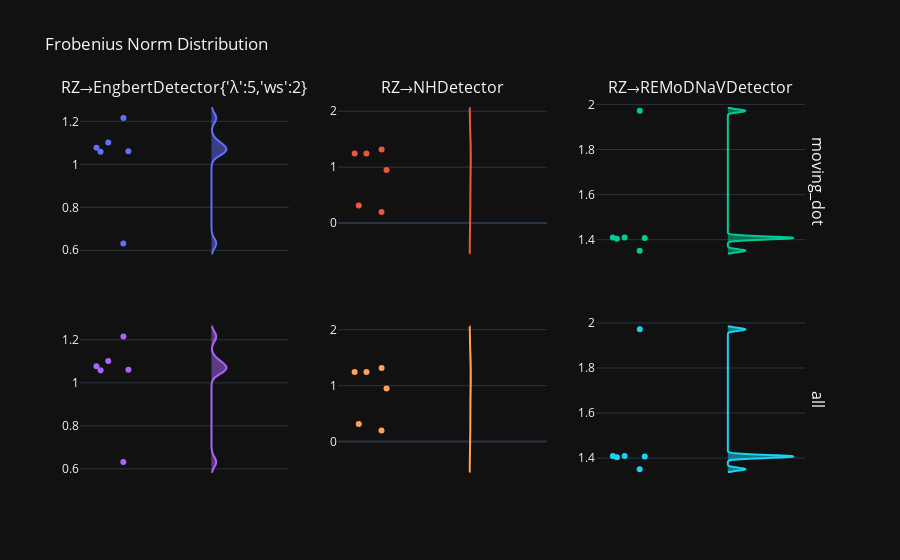

Here is the notebook cell this chart was saved with:
### Code cell
samples_frobenius_grouped = detector_comparisons.compare_samples(samples=samples_df, metric="frobenius", group_by=cnst.STIMULUS)
frob_distribution_fig = figs.distributions_grid(
    samples_frobenius_grouped[COMPARISON_COLUMNS],
    plot_type="violin",
    title="Frobenius Norm Distribution",
    column_title_mapper=lambda col: f"{col[0]}→{col[1]}"
)
frob_distribution_fig.show()

### Figure 1 — Plotly figure (JSON) as saved in the notebook; plotly's stock layout.template omitted (floating-point values rounded to 4 significant figures)
{"data": [{"name": "", "points": "all", "showlegend": false, "side": "positive", "y": [1.101, 1.061, 0.632, 1.215, 1.059, 1.077], "type": "violin", "xaxis": "x", "yaxis": "y"}, {"name": "", "points": "all", "showlegend": false, "side": "positive", "y": [0.1969, 1.243, 1.317, 0.9514, 0.3165, 1.246], "type": "violin", "xaxis": "x2", "yaxis": "y2"}, {"name": "", "points": "all", "showlegend": false, "side": "positive", "y": [1.407, 1.41, 1.971, 1.351, 1.41, 1.404], "type": "violin", "xaxis": "x3", "yaxis": "y3"}, {"name": "", "points": "all", "showlegend": false, "side": "positive", "y": [1.101, 1.061, 0.632, 1.215, 1.059, 1.077], "type": "violin", "xaxis": "x4", "yaxis": "y4"}, {"name": "", "points": "all", "showlegend": false, "side": "positive", "y": [0.1969, 1.243, 1.317, 0.9514, 0.3165, 1.246], "type": "violin", "xaxis": "x5", "yaxis": "y5"}, {"name": "", "points": "all", "showlegend": false, "side": "positive", "y": [1.407, 1.41, 1.971, 1.351, 1.41, 1.404], "type": "violin", "xaxis": "x6", "yaxis": "y6"}], "layout": {"xaxis": {"anchor": "y", "domain": [0.0, 0.2822]}, "yaxis": {"anchor": "x", "domain": [0.575, 1.0]}, "xaxis2": {"anchor": "y2", "domain": [0.3489, 0.6311]}, "yaxis2": {"anchor": "x2", "domain": [0.575, 1.0]}, "xaxis3": {"anchor": "y3", "domain": [0.6978, 0.98]}, "yaxis3": {"anchor": "x3", "domain": [0.575, 1.0]}, "xaxis4": {"anchor": "y4", "domain": [0.0, 0.2822]}, "yaxis4": {"anchor": "x4", "domain": [0.0, 0.425]}, "xaxis5": {"anchor": "y5", "domain": [0.3489, 0.6311]}, "yaxis5": {"anchor": "x5", "domain": [0.0, 0.425]}, "xaxis6": {"anchor": "y6", "domain": [0.6978, 0.98]}, "yaxis6": {"anchor": "x6", "domain": [0.0, 0.425]}, "annotations": [{"font": {"size": 16}, "showarrow": false, "text": "RZ→EngbertDetector{'λ':5,'ws':2}", "x": 0.1411, "xanchor": "center", "xref": "paper", "y": 1.0, "yanchor": "bottom", "yref": "paper"}, {"font": {"size": 16}, "showarrow": false, "text": "RZ→NHDetector", "x": 0.49, "xanchor": "center", "xref": "paper", "y": 1.0, "yanchor": "bottom", "yref": "paper"}, {"font": {"size": 16}, "showarrow": false, "text": "RZ→REMoDNaVDetector", "x": 0.8389, "xanchor": "center", "xref": "paper", "y": 1.0, "yanchor": "bottom", "yref": "paper"}, {"font": {"size": 16}, "showarrow": false, "text": "moving_dot", "textangle": 90, "x": 0.98, "xanchor": "left", "xref": "paper", "y": 0.7875, "yanchor": "middle", "yref": "paper"}, {"font": {"size": 16}, "showarrow": false, "text": "all", "textangle": 90, "x": 0.98, "xanchor": "left", "xref": "paper", "y": 0.2125, "yanchor": "middle", "yref": "paper"}], "title": {"text": "Frobenius Norm Distribution"}, "showlegend": false}}
